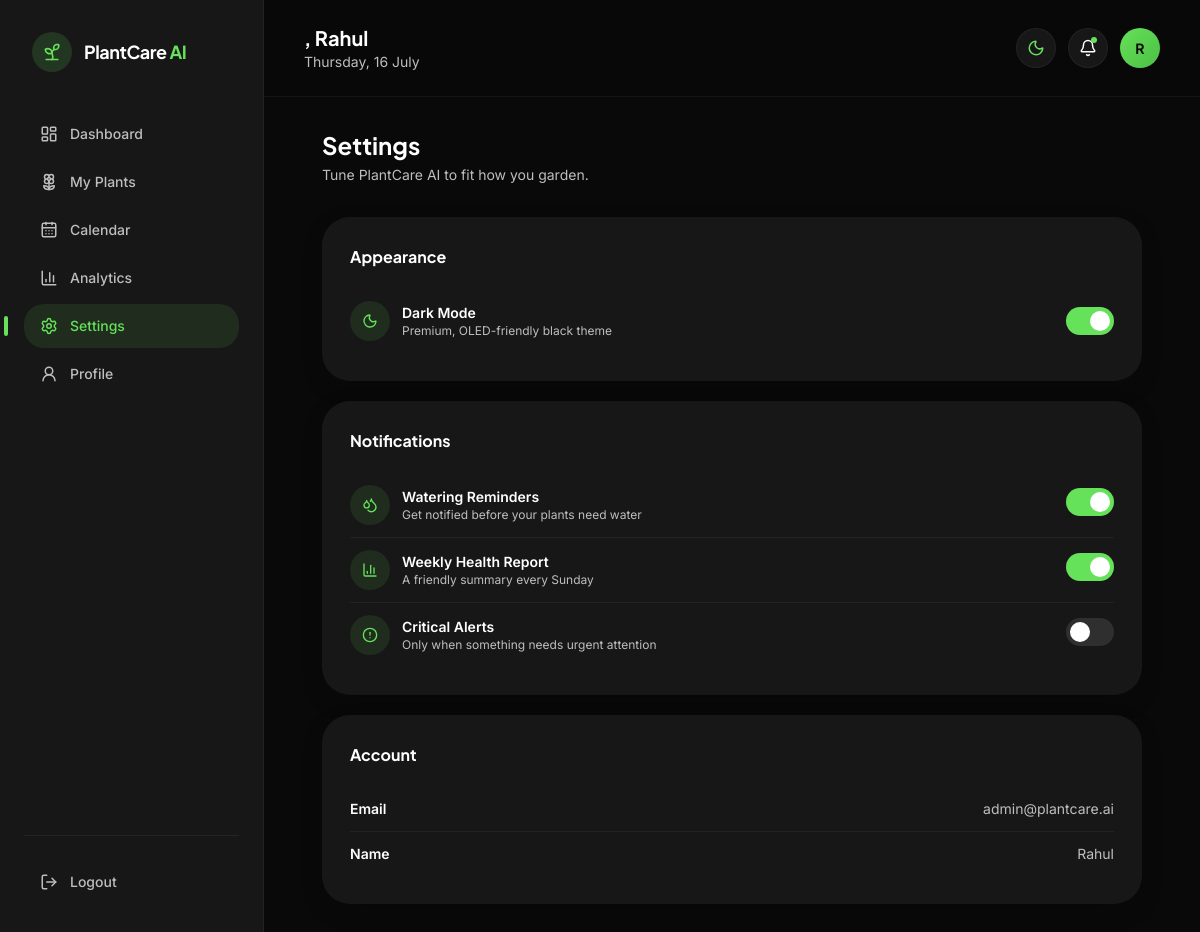
The app's page /settings (signed in) with its own data.
### models.py (models this page shows)
class User(Base):
    __tablename__ = "users"
    id = Column(Integer, primary_key=True, index=True)
    name = Column(String, nullable=False)
    email = Column(String, unique=True, index=True, nullable=False)
    password_hash = Column(String, nullable=False)
    created_at = Column(DateTime, default=datetime.utcnow)
    plants = relationship("Plant", back_populates="owner", cascade="all, delete-orphan")

### routes/plant_routes.py (the view)
@router.get("/settings")
def settings_page(request: Request, db: Session = Depends(get_db)):
    user = get_current_user(request, db)
    if not user:
        return require_auth_redirect()
    ctx = _base_ctx(request, db, user)
    return templates.TemplateResponse("settings.html", ctx)

### templates/settings.html (shortened to what this page needs)
{% extends "base.html" %}
{% block body %}
<div class="flex min-h-screen">
  {% include "partials/sidebar.html" %}
  <div class="flex-1 min-w-0">
    {% include "partials/topbar.html" %}
    <main class="px-6 lg:px-10 py-8 max-w-[900px] mx-auto">
      <div class="mb-8 animate-fadeUp">
        <h2 class="font-display text-2xl font-bold mb-1">Settings</h2>
        <p class="text-sm text-[#6b7066] dark:text-muted">Tune PlantCare AI to fit how you garden.</p>
      </div>
      <div class="space-y-5">
        <div class="card bg-white dark:bg-ink-card shadow-card dark:shadow-soft rounded-3xl p-7 animate-fadeUp">
          <h3 class="font-display font-bold mb-5">Appearance</h3>
          <div class="flex items-center justify-between py-3">
            <div class="flex items-center gap-3">
              <div class="w-10 h-10 rounded-2xl bg-leaf/10 flex items-center justify-center">
                <i data-lucide="moon" class="w-4 h-4 text-leaf"></i>
              </div>
              <div>
                <p class="text-sm font-semibold">Dark Mode</p>
                <p class="text-xs text-[#8a8f83] dark:text-muted">Premium, OLED-friendly black theme</p>
              </div>
            </div>
            <button @click="toggle()" type="button"
              class="w-12 h-7 rounded-full relative transition-colors"
              :class="dark ? 'bg-leaf' : 'bg-black/10'">
              <span class="absolute top-1 w-5 h-5 rounded-full bg-white transition-all"
                :class="dark ? 'left-6' : 'left-1'"></span>
            </button>
          </div>
        </div>
        <div class="card bg-white dark:bg-ink-card shadow-card dark:shadow-soft rounded-3xl p-7 animate-fadeUp">
          <h3 class="font-display font-bold mb-5">Notifications</h3>
          {% for icon, label, sub, checked in [
            ('droplets', 'Watering Reminders', 'Get notified before your plants need water', true),
            ('bar-chart-3', 'Weekly Health Report', 'A friendly summary every Sunday', true),
            ('alert-circle', 'Critical Alerts', 'Only when something needs urgent attention', false),
          ] %}
          <div class="flex items-center justify-between py-3 {% if not loop.last %}border-b border-black/5 dark:border-white/5{% endif %}">
            <div class="flex items-center gap-3">
              <div class="w-10 h-10 rounded-2xl bg-leaf/10 flex items-center justify-center">
                <i data-lucide="{{ icon }}" class="w-4 h-4 text-leaf"></i>
              </div>
              <div>
                <p class="text-sm font-semibold">{{ label }}</p>
                <p class="text-xs text-[#8a8f83] dark:text-muted">{{ sub }}</p>
              </div>
            </div>
            <div x-data="{ on: {{ 'true' if checked else 'false' }} }">
              <button @click="on = !on" type="button" class="w-12 h-7 rounded-full relative transition-colors"
                :class="on ? 'bg-leaf' : 'bg-black/10 dark:bg-white/10'">
                <span class="absolute top-1 w-5 h-5 rounded-full bg-white transition-all" :class="on ? 'left-6' : 'left-1'"></span>
              </button>
            </div>
          </div>
          {% endfor %}
        </div>
        <div class="card bg-white dark:bg-ink-card shadow-card dark:shadow-soft rounded-3xl p-7 animate-fadeUp">
          <h3 class="font-display font-bold mb-5">Account</h3>
          <div class="flex items-center justify-between py-3 border-b border-black/5 dark:border-white/5">
            <p class="text-sm font-semibold">Email</p>
            <p class="text-sm text-[#8a8f83] dark:text-muted">{{ user.email }}</p>
          </div>
          <div class="flex items-center justify-between py-3">
            <p class="text-sm font-semibold">Name</p>
            <p class="text-sm text-[#8a8f83] dark:text-muted">{{ user.name }}</p>
          </div>
        </div>
      </div>
    </main>
  </div>
</div>
{% endblock %}

### templates/partials/topbar.html (shortened to what this page needs)
<header class="flex items-center justify-between gap-4 px-6 lg:px-10 py-6 sticky top-0 z-20
  bg-mist/80 dark:bg-ink/80 backdrop-blur-xl border-b border-black/5 dark:border-white/5">
  <div class="flex items-center gap-3">
    <div>
      <h1 class="font-display text-lg sm:text-xl font-bold text-[#101312] dark:text-white leading-tight">
        {{ greeting }}, {{ user.name }}
      </h1>
      <p class="text-xs sm:text-sm text-[#6b7066] dark:text-muted">{{ today }}</p>
    </div>
  </div>
  <div class="flex items-center gap-2 sm:gap-3">
    <button @click="toggle()" title="Toggle theme"
      class="w-10 h-10 rounded-2xl flex items-center justify-center bg-white dark:bg-ink-card
             border border-black/5 dark:border-white/5 hover:border-leaf/40 transition-colors">
      <i data-lucide="moon" class="w-[18px] h-[18px] text-leaf" x-show="dark" x-cloak></i>
    </button>
    <button title="Notifications"
      class="relative w-10 h-10 rounded-2xl flex items-center justify-center bg-white dark:bg-ink-card
             border border-black/5 dark:border-white/5 hover:border-leaf/40 transition-colors">
      <i data-lucide="bell" class="w-[18px] h-[18px] text-[#101312] dark:text-white"></i>
      <span class="absolute top-2 right-2.5 w-1.5 h-1.5 rounded-full bg-leaf"></span>
    </button>
    <div class="w-10 h-10 rounded-2xl bg-gradient-to-br from-leaf to-leaf-deep flex items-center justify-center
                font-display font-bold text-ink text-sm shrink-0">
      {{ user.name[0] | upper }}
    </div>
  </div>
</header>

### static/css/style.css (style rules this page uses)
:root { --accent-secondary: #66E15A; }
* { scrollbar-width: thin; scrollbar-color: rgba(102, 225, 90, 0.35) transparent; }
html { scroll-behavior: smooth; }
.card { border-radius: 28px; transition: transform 0.35s cubic-bezier(.16,1,.3,1), box-shadow 0.35s ease, border-color 0.35s ease; }

### records on screen
User: name "Rahul", name "R", email "admin@plantcare.ai"

### other values on screen
{{ label }} "Dashboard" "My Plants" "Calendar" "Analytics" "Settings" "Profile"
{{ today }} "Thursday, 16 July"
{{ label }} "Watering Reminders" "Weekly Health Report" "Critical Alerts"
{{ sub }} "Get notified before your plants need water" "A friendly summary every Sunday" "Only when something needs urgent attention"
